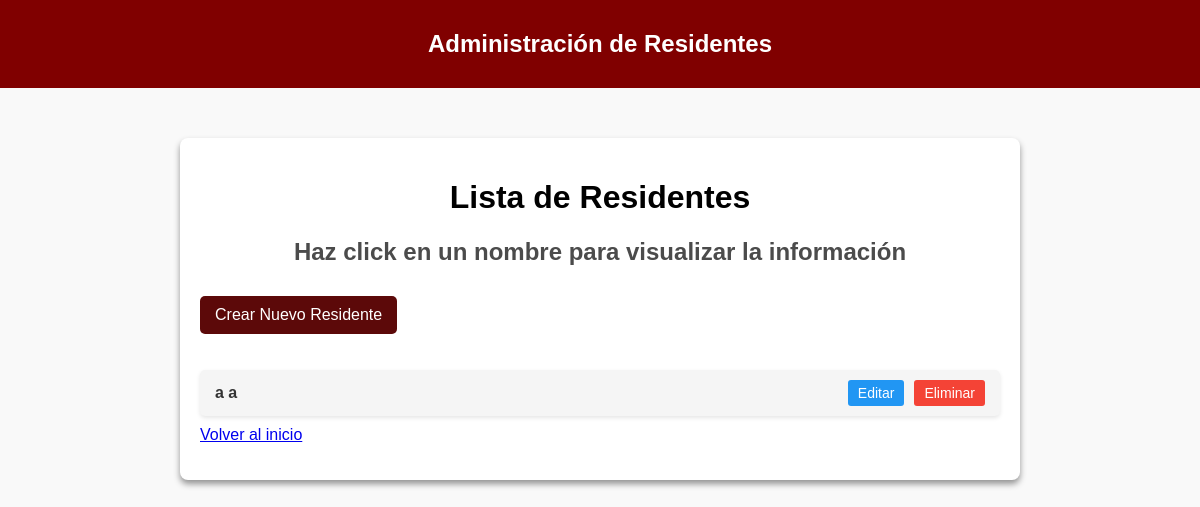
/registros/residentes/, run on an earlier commit of the app's database.
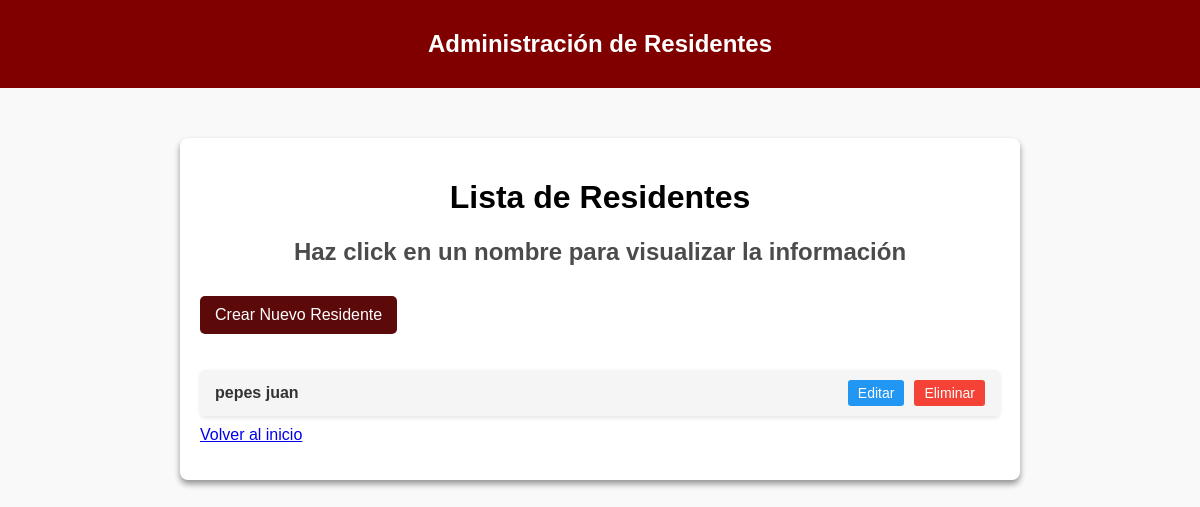
And on a later commit of the database.
### registros/models.py (models this page shows, shortened)
class Residente(models.Model):
    rut = models.CharField(max_length=12, unique=True)
    nombre = models.CharField(max_length=50)
    apellido_paterno = models.CharField(max_length=50)
    apellido_materno = models.CharField(max_length=50, blank=True, null=True)
    fecha_nacimiento = models.DateField()
    apoderado_tutor = models.CharField(max_length=100, blank=True, null=True)
    alergias_medicamentos = models.TextField(blank=True, null=True)
    alergias_alimentarias = models.TextField(blank=True, null=True)
    enfermedades_cronicas = models.TextField(blank=True, null=True)
    medicamentos = models.TextField(blank=True, null=True)
    contactos_emergencia = models.TextField(blank=True, null=True)
    estado_civil = models.CharField(max_length=20, blank=True, null=True)
    nivel_autonomia = models.CharField(max_length=50, blank=True, null=True)
    preferencias_alimentarias = models.TextField(blank=True, null=True)
    historial_accidentes = models.TextField(blank=True, null=True)
    observaciones = models.TextField(blank=True, null=True)
    huella_dactilar = models.BinaryField(blank=True, null=True)

### registros/views.py (the view)
# urls.py: path('residentes/', ResidenteListView.as_view(), name='residente_list'),
class ResidenteListView(ListView):
    model = Residente
    template_name = 'registros/residente_list.html'  # Plantilla de lista

### registros/templates/registros/residente_list.html (shortened to what this page needs)
<!DOCTYPE html>
<html lang="es">
{%  load static %}
<head>
    <link rel="stylesheet" href="{% static 'css/custom_list.css' %}">
</head>
<body>
    <nav class="navbar">
        <h1>Administración de Residentes</h1>
    </nav>
    <div class="container">
        <h1>Lista de Residentes</h1>
        <h2>Haz click en un nombre para visualizar la información</h2>
        <a href="{% url 'residente_create' %}" class="create-button">Crear Nuevo Residente</a>
        <ul class="resident-list">
            {% for residente in object_list %}
                <li class="resident-item">
                    <span>
                        <a href="{% url 'residente_detail' residente.pk %}" class="resident-link">
                            {{ residente.nombre }} {{ residente.apellido_paterno }}
                        </a>
                    </span>
                    <div class="actions">
                        <a href="{% url 'residente_update' residente.pk %}" class="edit-link">Editar</a>
                        <a href="{% url 'residente_delete' residente.pk %}" class="delete-link">Eliminar</a>
                    </div>
                </li>
                <div class="home-button">
                    <a href="{% url 'home' %}" class="button-home">Volver al inicio</a>
                    </div>
            {% endfor %}
        </ul>
    </div>
</body>
</html>

### registros/static/css/custom_list.css (style rules this page uses)
body { font-family: Arial, sans-serif; margin: 0; padding: 0; background-color: #f9f9f9; }
.navbar { background-color: #800000; color: rgb(255, 255, 255); padding: 10px; text-align: center; }
.container { max-width: 800px; margin: 50px auto; padding: 20px; background-color: white; box-shadow: 0px 4px 6px rgba(0, 0, 0, 0.411); border-radius: 8px; }
h1 { text-align: center; color: #000000; }
h2 { padding-bottom: 10px; text-align: center; color: #4b4b4b; }
.navbar h1 { color: #ffffff; }
.create-button { display: inline-block; margin-bottom: 20px; padding: 10px 15px; background-color: #5c0909; color: white; text-decoration: none; border-radius: 5px; font-size: 16px; text-align: center; cursor: pointer; transition: background-color 0.3s; }
.resident-list { list-style: none; padding: 0; }
.resident-item { display: flex; justify-content: space-between; align-items: center; padding: 10px 15px; margin-bottom: 10px; background-color: #f5f5f5; border-radius: 5px; box-shadow: 0px 2px 4px rgba(0, 0, 0, 0.1); transition: background-color 0.3s; }
.resident-link { font-size: 16px; color: #333; text-decoration: none; font-weight: bold; }
.actions { display: flex; gap: 10px; }
.edit-link, .delete-link { font-size: 14px; padding: 5px 10px; border-radius: 3px; text-decoration: none; color: white; transition: background-color 0.3s; }
.edit-link { background-color: #2196F3; }
.delete-link { background-color: #f44336; }

What changed in the data, as far as the page shows it:
removed Residente: nombre "a", apellido_paterno "a"
added Residente: nombre "pepes", apellido_paterno "juan"
